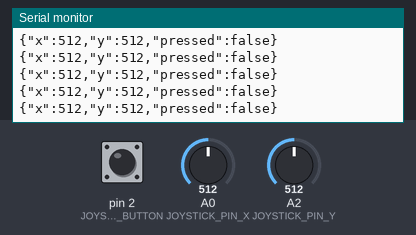
Simulated run of this sketch. Board: Arduino Uno, built with avr-gcc and run on an emulated ATmega328P. Shown: the last lines printed to the serial monitor. The inputs (shaded band) are chosen by the test bench; at power-on: A2 (JOYSTICK_PIN_Y) = 512, A0 (JOYSTICK_PIN_X) = 512, pin 2 (JOYSTICK_PIN_BUTTON) HIGH.

Above: at 4.2 s.
4.3 s: A2 (JOYSTICK_PIN_Y) set to 107
At 4.8 s:
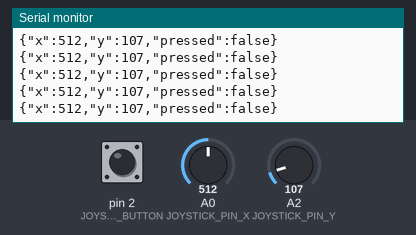
7.3 s: A2 (JOYSTICK_PIN_Y) set to 93
At 8.3 s:
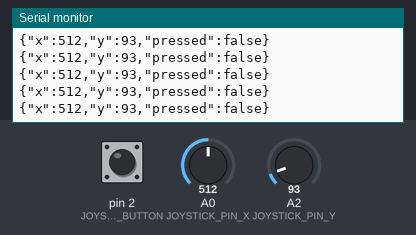
15.9 s: A0 (JOYSTICK_PIN_X) set to 8
At 16.5 s:
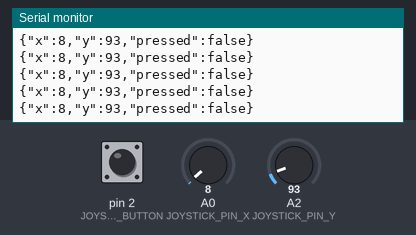
18.9 s: A0 (JOYSTICK_PIN_X) set to 11
At 19.7 s:
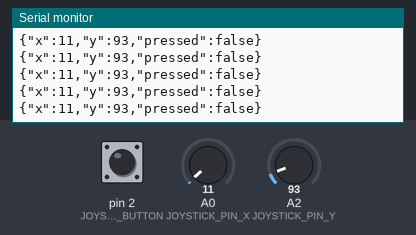
Timing chart, 0 to 21.4 s (numbered marks = the images above; inputs shaded):
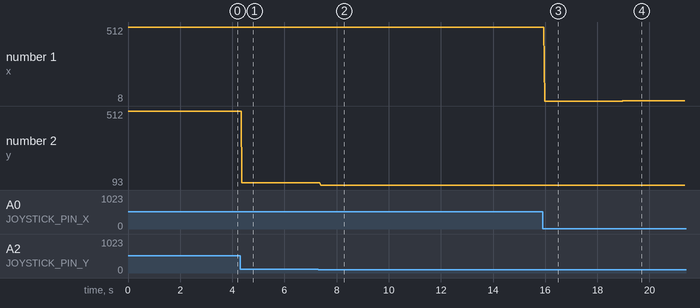

Measured:
- after the input at 4.3 s, the serial monitor: prints a new line after 0.07 s (image 1)
- after the input at 7.3 s, the serial monitor: prints a new line after 0.09 s (image 2)
- after the input at 15.9 s, the serial monitor: prints a new line after 0.08 s (image 3)
- after the input at 18.9 s, the serial monitor: prints a new line after 0.08 s (image 4)
- plotted number 1: 512 → 8 after the input at 15.9 s, 8 → 11 after the input at 18.9 s
- plotted number 2: 512 → 107 after the input at 4.3 s, 107 → 93 after the input at 7.3 s

The sketch:

joystick_json.ino
```cpp
/*
  A sketch that dynamically sends the current state of the joystick
  to a JS application over Web Serial and JSON.

  You want to have the joystick to you board see the circut diagram in:
  arduino_as_api_2-joystick_bb.pdf

  This code assumes you have version 16.19.1 of ArduinoJson.
  It should work with most 6.x versions, but that is guaranteed.

  - Love Lagerkvist, 220117, Malmö University
*/

#include <ArduinoJson.h>

const byte JOYSTICK_PIN_X = A0;
const byte JOYSTICK_PIN_Y = A2;
const byte JOYSTICK_PIN_BUTTON = 2;


int joystickX = 0;
int joystickY = 0;
bool joystickPressed = 0;


void setup() {
    pinMode(JOYSTICK_PIN_X, INPUT);
    pinMode(JOYSTICK_PIN_Y, INPUT);
    pinMode(JOYSTICK_PIN_BUTTON, INPUT_PULLUP);


    Serial.begin(9600);
    while (!Serial) continue;
}


void updateJoystick() {
    // read the raw values from the joystick's axis
    joystickX = analogRead(JOYSTICK_PIN_X);
    joystickY = analogRead(JOYSTICK_PIN_Y);
    // The button reads 1 when not pressed and 0 when pressed
    // This is a bit confusing, so we compare it to LOW to
    // effectievly flip the bit. I.e., if the button is pressed
    // we turn a 0 into 1, or logical true.
    joystickPressed = digitalRead(JOYSTICK_PIN_BUTTON) == LOW;
}

void writeJSONToSerial() {
    StaticJsonDocument<56> json;

    json["x"] = joystickX;
    json["y"] = joystickY;
    json["pressed"] = joystickPressed;

    serializeJson(json, Serial);
    Serial.println();
}

void loop() {
    updateJoystick();
    writeJSONToSerial();
}
```
